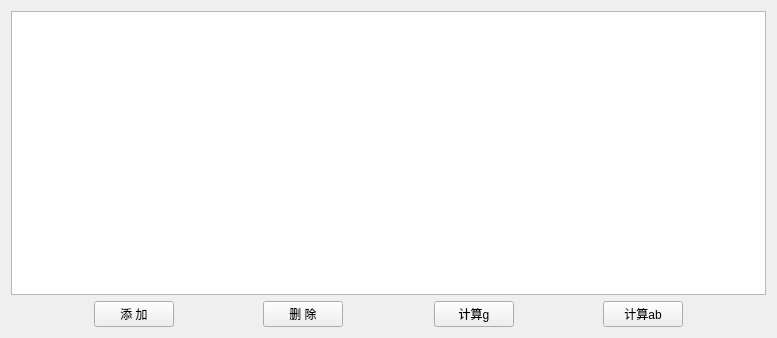
<?xml version="1.0" encoding="UTF-8"?>
<ui version="4.0">
 <class>HChromatismEditWidget</class>
 <widget class="QWidget" name="HChromatismEditWidget">
  <property name="geometry">
   <rect>
    <x>0</x>
    <y>0</y>
    <width>777</width>
    <height>338</height>
   </rect>
  </property>
  <property name="windowTitle">
   <string>Form</string>
  </property>
  <layout class="QGridLayout" name="gridLayout">
   <item row="0" column="0" colspan="9">
    <widget class="HEntireTableWidget" name="tableWidget">
     <attribute name="horizontalHeaderMinimumSectionSize">
      <number>100</number>
     </attribute>
    </widget>
   </item>
   <item row="1" column="0">
    <spacer name="horizontalSpacer">
     <property name="orientation">
      <enum>Qt::Horizontal</enum>
     </property>
     <property name="sizeHint" stdset="0">
      <size>
       <width>79</width>
       <height>20</height>
      </size>
     </property>
    </spacer>
   </item>
   <item row="1" column="1">
    <widget class="QPushButton" name="pushButton_1">
     <property name="text">
      <string>添 加</string>
     </property>
    </widget>
   </item>
   <item row="1" column="2">
    <spacer name="horizontalSpacer_2">
     <property name="orientation">
      <enum>Qt::Horizontal</enum>
     </property>
     <property name="sizeHint" stdset="0">
      <size>
       <width>79</width>
       <height>20</height>
      </size>
     </property>
    </spacer>
   </item>
   <item row="1" column="3">
    <widget class="QPushButton" name="pushButton_2">
     <property name="text">
      <string>删 除</string>
     </property>
    </widget>
   </item>
   <item row="1" column="4">
    <spacer name="horizontalSpacer_3">
     <property name="orientation">
      <enum>Qt::Horizontal</enum>
     </property>
     <property name="sizeHint" stdset="0">
      <size>
       <width>80</width>
       <height>20</height>
      </size>
     </property>
    </spacer>
   </item>
   <item row="1" column="5">
    <widget class="QPushButton" name="pushButton_3">
     <property name="text">
      <string>计算g</string>
     </property>
    </widget>
   </item>
   <item row="1" column="6">
    <spacer name="horizontalSpacer_4">
     <property name="orientation">
      <enum>Qt::Horizontal</enum>
     </property>
     <property name="sizeHint" stdset="0">
      <size>
       <width>79</width>
       <height>20</height>
      </size>
     </property>
    </spacer>
   </item>
   <item row="1" column="7">
    <widget class="QPushButton" name="pushButton_4">
     <property name="text">
      <string>计算ab</string>
     </property>
    </widget>
   </item>
   <item row="1" column="8">
    <spacer name="horizontalSpacer_5">
     <property name="orientation">
      <enum>Qt::Horizontal</enum>
     </property>
     <property name="sizeHint" stdset="0">
      <size>
       <width>79</width>
       <height>20</height>
      </size>
     </property>
    </spacer>
   </item>
  </layout>
 </widget>
 <customwidgets>
  <customwidget>
   <class>HEntireTableWidget</class>
   <extends>QTableWidget</extends>
   <header location="global">HePlugin/HEntireTableWidget.h</header>
  </customwidget>
 </customwidgets>
 <resources/>
 <connections/>
</ui>
